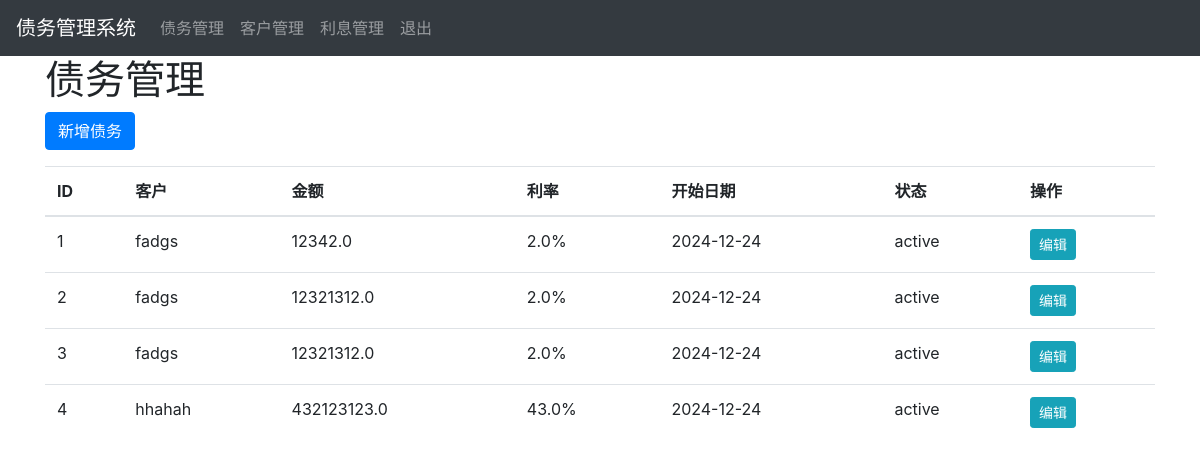
/debt/ (signed in), run on the app's committed database.
### app/models/debt.py (models this page shows)
class Debt(db.Model):
    id = db.Column(db.Integer, primary_key=True)
    customer_id = db.Column(db.Integer, db.ForeignKey('customer.id'), nullable=False)
    amount = db.Column(db.Float, nullable=False)
    interest_rate = db.Column(db.Float, nullable=False)
    start_date = db.Column(db.DateTime, nullable=False, default=datetime.utcnow)
    end_date = db.Column(db.DateTime)
    status = db.Column(db.String(20), nullable=False, default='active')
    description = db.Column(db.Text)
    customer = db.relationship('Customer', backref='debts')

### app/models/customer.py (models this page shows)
class Customer(db.Model):
    id = db.Column(db.Integer, primary_key=True)
    name = db.Column(db.String(64), nullable=False)
    phone = db.Column(db.String(20))
    email = db.Column(db.String(120))
    address = db.Column(db.String(256))
    id_number = db.Column(db.String(18))  # 身份证号
    created_at = db.Column(db.DateTime, default=db.func.now())

### app/routes/debt.py (the view)
@bp.route('/')
@login_required
def index():
    debts = Debt.query.all()
    return render_template('debt/index.html', debts=debts)

### app/models/user.py (called while the page is built)
@login_manager.user_loader
def load_user(id):
    return User.query.get(int(id))

### app/templates/debt/index.html
{% extends "base.html" %}
{% block content %}
<div class="container">
    <h1>债务管理</h1>
    <a href="{{ url_for('debt.create') }}" class="btn btn-primary mb-3">新增债务</a>
    <table class="table">
        <thead>
            <tr>
                <th>ID</th>
                <th>客户</th>
                <th>金额</th>
                <th>利率</th>
                <th>开始日期</th>
                <th>状态</th>
                <th>操作</th>
            </tr>
        </thead>
        <tbody>
            {% for debt in debts %}
            <tr>
                <td>{{ debt.id }}</td>
                <td>{{ debt.customer.name }}</td>
                <td>{{ debt.amount }}</td>
                <td>{{ debt.interest_rate }}%</td>
                <td>{{ debt.start_date.strftime('%Y-%m-%d') }}</td>
                <td>{{ debt.status }}</td>
                <td>
                    <a href="{{ url_for('debt.edit', id=debt.id) }}" class="btn btn-sm btn-info">编辑</a>
                </td>
            </tr>
            {% endfor %}
        </tbody>
    </table>
</div>
{% endblock %}

### data on the page
Debt: id "1", customer.name "fadgs", amount "12342.0", interest_rate "2.0", start_date "2024-12-24", status "active"
Debt: id "2", customer.name "fadgs", amount "12321312.0", interest_rate "2.0", start_date "2024-12-24", status "active"
Debt: id "3", customer.name "fadgs", amount "12321312.0", interest_rate "2.0", start_date "2024-12-24", status "active"
Debt: id "4", customer.name "hhahah", amount "432123123.0", interest_rate "43.0", start_date "2024-12-24", status "active"
